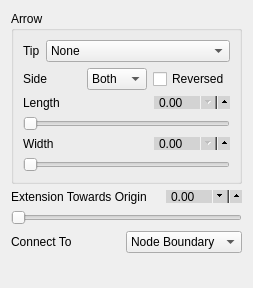
             <widget class="QWidget" name="page_7">
              <property name="geometry">
               <rect>
                <x>0</x>
                <y>0</y>
                <width>223</width>
                <height>288</height>
               </rect>
              </property>
              <attribute name="label">
               <string>Origin</string>
              </attribute>
              <layout class="QVBoxLayout" name="verticalLayout_28">
               <item>
                <widget class="QGroupBox" name="groupBox_9">
                 <property name="title">
                  <string>Arrow</string>
                 </property>
                 <layout class="QVBoxLayout" name="verticalLayout_46">
                  <item>
                   <layout class="QHBoxLayout" name="horizontalLayout_33">
                    <item>
                     <widget class="QLabel" name="label_5">
                      <property name="text">
                       <string>Tip</string>
                      </property>
                     </widget>
                    </item>
                    <item>
                     <widget class="QComboBox" name="segment_o_tip">
                      <property name="focusPolicy">
                       <enum>Qt::ClickFocus</enum>
                      </property>
                      <item>
                       <property name="text">
                        <string>None</string>
                       </property>
                      </item>
                      <item>
                       <property name="text">
                        <string>stealth</string>
                       </property>
                      </item>
                      <item>
                       <property name="text">
                        <string>stealth round</string>
                       </property>
                      </item>
                      <item>
                       <property name="text">
                        <string>stealth open</string>
                       </property>
                      </item>
                      <item>
                       <property name="text">
                        <string>stealth open round</string>
                       </property>
                      </item>
                      <item>
                       <property name="text">
                        <string>&lt;</string>
                       </property>
                      </item>
                      <item>
                       <property name="text">
                        <string>&gt;</string>
                       </property>
                      </item>
                      <item>
                       <property name="text">
                        <string>latex</string>
                       </property>
                      </item>
                      <item>
                       <property name="text">
                        <string>latex round</string>
                       </property>
                      </item>
                      <item>
                       <property name="text">
                        <string>latex open</string>
                       </property>
                      </item>
                      <item>
                       <property name="text">
                        <string>latex open round</string>
                       </property>
                      </item>
                      <item>
                       <property name="text">
                        <string>to / classical tikz rightarrow</string>
                       </property>
                      </item>
                      <item>
                       <property name="text">
                        <string>computer modern rightarrow</string>
                       </property>
                      </item>
                      <item>
                       <property name="text">
                        <string>implies</string>
                       </property>
                      </item>
                      <item>
                       <property name="text">
                        <string>butt cap</string>
                       </property>
                      </item>
                      <item>
                       <property name="text">
                        <string>fast round</string>
                       </property>
                      </item>
                      <item>
                       <property name="text">
                        <string>fast triangle</string>
                       </property>
                      </item>
                      <item>
                       <property name="text">
                        <string>round cap</string>
                       </property>
                      </item>
                      <item>
                       <property name="text">
                        <string>triangle cap</string>
                       </property>
                      </item>
                      <item>
                       <property name="text">
                        <string>circle</string>
                       </property>
                      </item>
                      <item>
                       <property name="text">
                        <string>circle open</string>
                       </property>
                      </item>
                      <item>
                       <property name="text">
                        <string>diamond</string>
                       </property>
                      </item>
                      <item>
                       <property name="text">
                        <string>diamond open</string>
                       </property>
                      </item>
                      <item>
                       <property name="text">
                        <string>ellipse</string>
                       </property>
                      </item>
                      <item>
                       <property name="text">
                        <string>ellipse open</string>
                       </property>
                      </item>
                      <item>
                       <property name="text">
                        <string>kite</string>
                       </property>
                      </item>
                      <item>
                       <property name="text">
                        <string>kite open</string>
                       </property>
                      </item>
                      <item>
                       <property name="text">
                        <string>rectangle</string>
                       </property>
                      </item>
                      <item>
                       <property name="text">
                        <string>rectangle open</string>
                       </property>
                      </item>
                      <item>
                       <property name="text">
                        <string>square</string>
                       </property>
                      </item>
                      <item>
                       <property name="text">
                        <string>square open</string>
                       </property>
                      </item>
                      <item>
                       <property name="text">
                        <string>triangle</string>
                       </property>
                      </item>
                      <item>
                       <property name="text">
                        <string>triangle open</string>
                       </property>
                      </item>
                      <item>
                       <property name="text">
                        <string>turned square</string>
                       </property>
                      </item>
                      <item>
                       <property name="text">
                        <string>turned square open</string>
                       </property>
                      </item>
                      <item>
                       <property name="text">
                        <string>arc barb</string>
                       </property>
                      </item>
                      <item>
                       <property name="text">
                        <string>bar</string>
                       </property>
                      </item>
                      <item>
                       <property name="text">
                        <string>bracket</string>
                       </property>
                      </item>
                      <item>
                       <property name="text">
                        <string>hooks</string>
                       </property>
                      </item>
                      <item>
                       <property name="text">
                        <string>parenthesis</string>
                       </property>
                      </item>
                      <item>
                       <property name="text">
                        <string>straight barb</string>
                       </property>
                      </item>
                      <item>
                       <property name="text">
                        <string>tee barb</string>
                       </property>
                      </item>
                     </widget>
                    </item>
                   </layout>
                  </item>
                  <item>
                   <layout class="QHBoxLayout" name="horizontalLayout_34">
                    <item>
                     <widget class="QLabel" name="label_10">
                      <property name="text">
                       <string>Side</string>
                      </property>
                     </widget>
                    </item>
                    <item>
                     <widget class="QComboBox" name="segment_o_side">
                      <item>
                       <property name="text">
                        <string>Both</string>
                       </property>
                      </item>
                      <item>
                       <property name="text">
                        <string>Left</string>
                       </property>
                      </item>
                      <item>
                       <property name="text">
                        <string>Right</string>
                       </property>
                      </item>
                     </widget>
                    </item>
                    <item>
                     <widget class="QCheckBox" name="segment_o_reversed">
                      <property name="text">
                       <string>Reversed</string>
                      </property>
                     </widget>
                    </item>
                   </layout>
                  </item>
                  <item>
                   <layout class="QVBoxLayout" name="verticalLayout_26">
                    <item>
                     <layout class="QHBoxLayout" name="horizontalLayout_35">
                      <item>
                       <widget class="QLabel" name="label_43">
                        <property name="focusPolicy">
                         <enum>Qt::NoFocus</enum>
                        </property>
                        <property name="text">
                         <string>Length</string>
                        </property>
                       </widget>
                      </item>
                      <item>
                       <widget class="QDoubleSpinBox" name="segment_o_length_spin">
                        <property name="focusPolicy">
                         <enum>Qt::ClickFocus</enum>
                        </property>
                        <property name="styleSheet">
                         <string notr="true">QDoubleSpinBox {
	max-height: 11px;
	min-height: 11px;
    min-width: 60px;
    max-width: 60px;
    padding-right: 10px;
    background-color: lightgray;
    padding-top: -2px;
    padding-bottom: -2px;
}

QDoubleSpinBox::up-button {
  subcontrol-origin: padding;
  subcontrol-position: right center;
  left: 7px;
  height: 18px;
  width: 18px;
}

QDoubleSpinBox::down-button {
  subcontrol-origin: content;
  subcontrol-position: right center;
  left: 0px;
  top: 0px;
  height: 18px;
  width: 18px;
}

</string>
                        </property>
                       </widget>
                      </item>
                     </layout>
                    </item>
                    <item>
                     <widget class="QSlider" name="segment_o_length_slider">
                      <property name="focusPolicy">
                       <enum>Qt::NoFocus</enum>
                      </property>
                      <property name="styleSheet">
                       <string notr="true"/>
                      </property>
                      <property name="orientation">
                       <enum>Qt::Horizontal</enum>
                      </property>
                     </widget>
                    </item>
                   </layout>
                  </item>
                  <item>
                   <layout class="QVBoxLayout" name="verticalLayout_27">
                    <item>
                     <layout class="QHBoxLayout" name="horizontalLayout_36">
                      <item>
                       <widget class="QLabel" name="label_44">
                        <property name="focusPolicy">
                         <enum>Qt::NoFocus</enum>
                        </property>
                        <property name="text">
                         <string>Width</string>
                        </property>
                       </widget>
                      </item>
                      <item>
                       <widget class="QDoubleSpinBox" name="segment_o_width_spin">
                        <property name="focusPolicy">
                         <enum>Qt::ClickFocus</enum>
                        </property>
                        <property name="styleSheet">
                         <string notr="true">QDoubleSpinBox {
	max-height: 11px;
	min-height: 11px;
    min-width: 60px;
    max-width: 60px;
    padding-right: 10px;
    background-color: lightgray;
    padding-top: -2px;
    padding-bottom: -2px;
}

QDoubleSpinBox::up-button {
  subcontrol-origin: padding;
  subcontrol-position: right center;
  left: 7px;
  height: 18px;
  width: 18px;
}

QDoubleSpinBox::down-button {
  subcontrol-origin: content;
  subcontrol-position: right center;
  left: 0px;
  top: 0px;
  height: 18px;
  width: 18px;
}

</string>
                        </property>
                       </widget>
                      </item>
                     </layout>
                    </item>
                    <item>
                     <widget class="QSlider" name="segment_o_width_slider">
                      <property name="focusPolicy">
                       <enum>Qt::NoFocus</enum>
                      </property>
                      <property name="styleSheet">
                       <string notr="true"/>
                      </property>
                      <property name="orientation">
                       <enum>Qt::Horizontal</enum>
                      </property>
                     </widget>
                    </item>
                   </layout>
                  </item>
                 </layout>
                </widget>
               </item>
               <item>
                <layout class="QVBoxLayout" name="verticalLayout_43">
                 <item>
                  <layout class="QHBoxLayout" name="horizontalLayout_53">
                   <item>
                    <widget class="QLabel" name="label_64">
                     <property name="focusPolicy">
                      <enum>Qt::NoFocus</enum>
                     </property>
                     <property name="text">
                      <string>Extension Towards Origin</string>
                     </property>
                    </widget>
                   </item>
                   <item>
                    <widget class="QDoubleSpinBox" name="segment_o_extension_spin">
                     <property name="focusPolicy">
                      <enum>Qt::ClickFocus</enum>
                     </property>
                     <property name="styleSheet">
                      <string notr="true">QDoubleSpinBox {
	max-height: 11px;
	min-height: 11px;
    min-width: 60px;
    max-width: 60px;
    padding-right: 10px;
    background-color: lightgray;
    padding-top: -2px;
    padding-bottom: -2px;
}

QDoubleSpinBox::up-button {
  subcontrol-origin: padding;
  subcontrol-position: right center;
  left: 7px;
  height: 18px;
  width: 18px;
}

QDoubleSpinBox::down-button {
  subcontrol-origin: content;
  subcontrol-position: right center;
  left: 0px;
  top: 0px;
  height: 18px;
  width: 18px;
}

</string>
                     </property>
                     <property name="minimum">
                      <double>-2.000000000000000</double>
                     </property>
                     <property name="maximum">
                      <double>1.000000000000000</double>
                     </property>
                    </widget>
                   </item>
                  </layout>
                 </item>
                 <item>
                  <widget class="QSlider" name="segment_o_extension_slider">
                   <property name="focusPolicy">
                    <enum>Qt::NoFocus</enum>
                   </property>
                   <property name="styleSheet">
                    <string notr="true"/>
                   </property>
                   <property name="maximum">
                    <number>100</number>
                   </property>
                   <property name="orientation">
                    <enum>Qt::Horizontal</enum>
                   </property>
                  </widget>
                 </item>
                </layout>
               </item>
               <item>
                <layout class="QHBoxLayout" name="horizontalLayout_77">
                 <item>
                  <widget class="QLabel" name="label_81">
                   <property name="text">
                    <string>Connect To</string>
                   </property>
                  </widget>
                 </item>
                 <item>
                  <widget class="QComboBox" name="segment_o_connect_to">
                   <item>
                    <property name="text">
                     <string>Node Boundary</string>
                    </property>
                   </item>
                   <item>
                    <property name="text">
                     <string>Node Centre</string>
                    </property>
                   </item>
                  </widget>
                 </item>
                </layout>
               </item>
               <item>
                <spacer name="verticalSpacer_7">
                 <property name="orientation">
                  <enum>Qt::Vertical</enum>
                 </property>
                 <property name="sizeHint" stdset="0">
                  <size>
                   <width>20</width>
                   <height>40</height>
                  </size>
                 </property>
                </spacer>
               </item>
              </layout>
             </widget>
